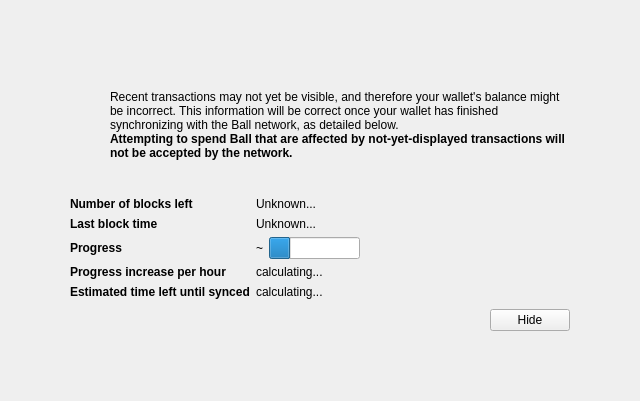
<?xml version="1.0" encoding="UTF-8"?>
<ui version="4.0">
 <class>ModalOverlay</class>
 <widget class="ModalOverlay" name="ModalOverlay">
  <property name="geometry">
   <rect>
    <x>0</x>
    <y>0</y>
    <width>640</width>
    <height>401</height>
   </rect>
  </property>
  <property name="windowTitle">
   <string>Form</string>
  </property>
  <layout class="QVBoxLayout" name="verticalLayout" stretch="0">
   <property name="sizeConstraint">
    <enum>QLayout::SetDefaultConstraint</enum>
   </property>
   <property name="leftMargin">
    <number>0</number>
   </property>
   <property name="topMargin">
    <number>0</number>
   </property>
   <property name="rightMargin">
    <number>0</number>
   </property>
   <property name="bottomMargin">
    <number>0</number>
   </property>
   <item>
    <widget class="QWidget" name="bgWidget" native="true">
     <property name="styleSheet">
      <string notr="true"/>
     </property>
     <layout class="QVBoxLayout" name="verticalLayoutMain" stretch="0">
      <property name="leftMargin">
       <number>60</number>
      </property>
      <property name="topMargin">
       <number>60</number>
      </property>
      <property name="rightMargin">
       <number>60</number>
      </property>
      <property name="bottomMargin">
       <number>60</number>
      </property>
      <item>
       <widget class="QWidget" name="contentWidget" native="true">
        <property name="styleSheet">
         <string notr="true"/>
        </property>
        <layout class="QVBoxLayout" name="verticalLayoutSub" stretch="1,0,0,0,0">
         <property name="spacing">
          <number>0</number>
         </property>
         <property name="leftMargin">
          <number>10</number>
         </property>
         <property name="topMargin">
          <number>10</number>
         </property>
         <property name="rightMargin">
          <number>10</number>
         </property>
         <property name="bottomMargin">
          <number>10</number>
         </property>
         <item>
          <layout class="QHBoxLayout" name="horizontalLayoutIconText" stretch="0,1">
           <property name="topMargin">
            <number>20</number>
           </property>
           <item>
            <layout class="QVBoxLayout" name="verticalLayoutIcon">
             <property name="leftMargin">
              <number>0</number>
             </property>
             <item>
              <widget class="QPushButton" name="warningIcon">
               <property name="enabled">
                <bool>false</bool>
               </property>
               <property name="text">
                <string/>
               </property>
               <property name="icon">
                <iconset>
                 <normaloff>:/icons/warning</normaloff>
                 <disabledoff>:/icons/warning</disabledoff>:/icons/warning</iconset>
               </property>
               <property name="iconSize">
                <size>
                 <width>48</width>
                 <height>48</height>
                </size>
               </property>
               <property name="flat">
                <bool>true</bool>
               </property>
              </widget>
             </item>
             <item>
              <spacer name="verticalSpacerWarningIcon">
               <property name="orientation">
                <enum>Qt::Vertical</enum>
               </property>
               <property name="sizeHint" stdset="0">
                <size>
                 <width>20</width>
                 <height>40</height>
                </size>
               </property>
              </spacer>
             </item>
            </layout>
           </item>
           <item>
            <layout class="QVBoxLayout" name="verticalLayoutInfoText">
             <property name="leftMargin">
              <number>0</number>
             </property>
             <property name="topMargin">
              <number>0</number>
             </property>
             <item>
              <widget class="QLabel" name="infoText">
               <property name="text">
                <string>Recent transactions may not yet be visible, and therefore your wallet's balance might be incorrect. This information will be correct once your wallet has finished synchronizing with the Ball network, as detailed below.</string>
               </property>
               <property name="textFormat">
                <enum>Qt::RichText</enum>
               </property>
               <property name="wordWrap">
                <bool>true</bool>
               </property>
              </widget>
             </item>
             <item>
              <widget class="QLabel" name="infoTextStrong">
               <property name="font">
                <font>
                 <weight>75</weight>
                 <bold>true</bold>
                </font>
               </property>
               <property name="text">
                <string>Attempting to spend Ball that are affected by not-yet-displayed transactions will not be accepted by the network.</string>
               </property>
               <property name="textFormat">
                <enum>Qt::RichText</enum>
               </property>
               <property name="wordWrap">
                <bool>true</bool>
               </property>
              </widget>
             </item>
             <item>
              <spacer name="verticalSpacerInTextSpace">
               <property name="orientation">
                <enum>Qt::Vertical</enum>
               </property>
               <property name="sizeHint" stdset="0">
                <size>
                 <width>20</width>
                 <height>40</height>
                </size>
               </property>
              </spacer>
             </item>
            </layout>
           </item>
          </layout>
         </item>
         <item>
          <spacer name="verticalSpacerAfterText">
           <property name="orientation">
            <enum>Qt::Vertical</enum>
           </property>
           <property name="sizeHint" stdset="0">
            <size>
             <width>20</width>
             <height>40</height>
            </size>
           </property>
          </spacer>
         </item>
         <item>
          <layout class="QFormLayout" name="formLayout">
           <property name="fieldGrowthPolicy">
            <enum>QFormLayout::FieldsStayAtSizeHint</enum>
           </property>
           <property name="horizontalSpacing">
            <number>6</number>
           </property>
           <property name="verticalSpacing">
            <number>6</number>
           </property>
           <property name="topMargin">
            <number>10</number>
           </property>
           <item row="0" column="0">
            <widget class="QLabel" name="labelNumberOfBlocksLeft">
             <property name="font">
              <font>
               <weight>75</weight>
               <bold>true</bold>
              </font>
             </property>
             <property name="text">
              <string>Number of blocks left</string>
             </property>
            </widget>
           </item>
           <item row="0" column="1">
            <widget class="QLabel" name="numberOfBlocksLeft">
             <property name="text">
              <string>Unknown...</string>
             </property>
            </widget>
           </item>
           <item row="1" column="0">
            <widget class="QLabel" name="labelLastBlockTime">
             <property name="font">
              <font>
               <weight>75</weight>
               <bold>true</bold>
              </font>
             </property>
             <property name="text">
              <string>Last block time</string>
             </property>
            </widget>
           </item>
           <item row="1" column="1">
            <widget class="QLabel" name="newestBlockDate">
             <property name="sizePolicy">
              <sizepolicy hsizetype="Maximum" vsizetype="Preferred">
               <horstretch>0</horstretch>
               <verstretch>0</verstretch>
              </sizepolicy>
             </property>
             <property name="text">
              <string>Unknown...</string>
             </property>
            </widget>
           </item>
           <item row="2" column="0">
            <widget class="QLabel" name="labelSyncDone">
             <property name="font">
              <font>
               <weight>75</weight>
               <bold>true</bold>
              </font>
             </property>
             <property name="text">
              <string>Progress</string>
             </property>
            </widget>
           </item>
           <item row="2" column="1">
            <layout class="QHBoxLayout" name="horizontalLayoutSync" stretch="0,1">
             <item>
              <widget class="QLabel" name="percentageProgress">
               <property name="text">
                <string notr="true">~</string>
               </property>
              </widget>
             </item>
             <item>
              <widget class="QProgressBar" name="progressBar">
               <property name="value">
                <number>24</number>
               </property>
               <property name="format">
                <string/>
               </property>
              </widget>
             </item>
            </layout>
           </item>
           <item row="4" column="0">
            <widget class="QLabel" name="labelProgressIncrease">
             <property name="font">
              <font>
               <weight>75</weight>
               <bold>true</bold>
              </font>
             </property>
             <property name="text">
              <string>Progress increase per hour</string>
             </property>
            </widget>
           </item>
           <item row="4" column="1">
            <widget class="QLabel" name="progressIncreasePerH">
             <property name="text">
              <string>calculating...</string>
             </property>
            </widget>
           </item>
           <item row="5" column="0">
            <widget class="QLabel" name="labelEstimatedTimeLeft">
             <property name="font">
              <font>
               <weight>75</weight>
               <bold>true</bold>
              </font>
             </property>
             <property name="text">
              <string>Estimated time left until synced</string>
             </property>
            </widget>
           </item>
           <item row="5" column="1">
            <widget class="QLabel" name="expectedTimeLeft">
             <property name="text">
              <string>calculating...</string>
             </property>
            </widget>
           </item>
          </layout>
         </item>
         <item>
          <layout class="QHBoxLayout" name="horizontalLayoutButtons">
           <property name="leftMargin">
            <number>10</number>
           </property>
           <property name="topMargin">
            <number>10</number>
           </property>
           <item>
            <spacer name="horizontalSpacer">
             <property name="orientation">
              <enum>Qt::Horizontal</enum>
             </property>
             <property name="sizeHint" stdset="0">
              <size>
               <width>40</width>
               <height>20</height>
              </size>
             </property>
            </spacer>
           </item>
           <item>
            <widget class="QPushButton" name="closeButton">
             <property name="text">
              <string>Hide</string>
             </property>
            </widget>
           </item>
          </layout>
         </item>
         <item>
          <layout class="QVBoxLayout" name="verticalLayout_2">
           <item>
            <spacer name="verticalSpacer">
             <property name="orientation">
              <enum>Qt::Vertical</enum>
             </property>
             <property name="sizeHint" stdset="0">
              <size>
               <width>20</width>
               <height>40</height>
              </size>
             </property>
            </spacer>
           </item>
          </layout>
         </item>
        </layout>
       </widget>
      </item>
     </layout>
    </widget>
   </item>
  </layout>
 </widget>
 <customwidgets>
  <customwidget>
   <class>ModalOverlay</class>
   <extends>QWidget</extends>
   <header>modaloverlay.h</header>
   <container>1</container>
  </customwidget>
 </customwidgets>
 <resources/>
 <connections/>
</ui>
